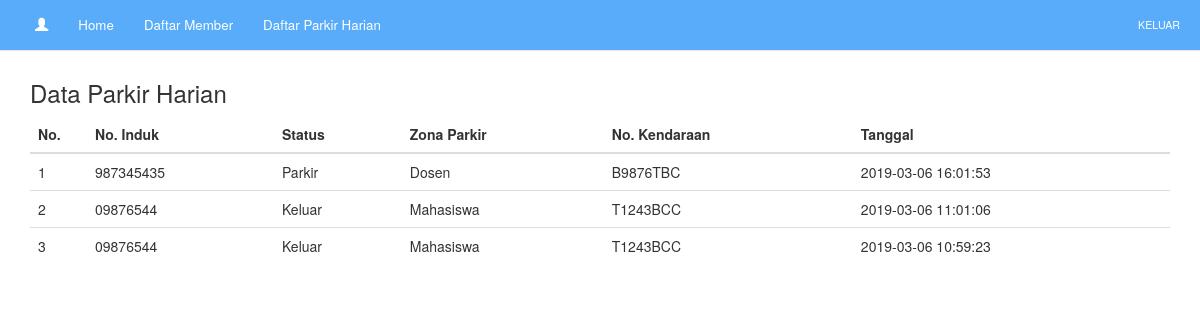
The page /index.php/main/daftarparkir on the database its author committed.
### tables this page shows
CREATE TABLE `app_inout` (
  `id` int(11) NOT NULL AUTO_INCREMENT,
  `no_induk` char(20) DEFAULT NULL,
  `status_inout` int(11) DEFAULT '1' COMMENT '1=in,2=out',
  `no_in` int(11) DEFAULT NULL,
  `created_date` datetime DEFAULT NULL,
  PRIMARY KEY (`id`)
);

CREATE TABLE `app_zona` (
  `id` int(11) NOT NULL AUTO_INCREMENT,
  `nama_zona` varchar(50) DEFAULT NULL,
  `kuota` int(11) DEFAULT '20',
  `sisa_kuota` int(11) DEFAULT NULL,
  PRIMARY KEY (`id`)
);

CREATE TABLE `app_member` (
  `id` int(11) NOT NULL AUTO_INCREMENT,
  `no_induk` char(20) DEFAULT NULL,
  `fullname` varchar(255) DEFAULT NULL,
  `email` varchar(50) DEFAULT NULL,
  `id_fakultas` int(11) DEFAULT NULL,
  `id_jurusan` int(11) DEFAULT NULL,
  `id_zona` int(11) DEFAULT NULL,
  `no_kendaraan` char(20) DEFAULT NULL,
  `status` int(11) DEFAULT '1' COMMENT '0=not aktif,1=aktif',
  `role` int(11) DEFAULT NULL COMMENT '1=mhs;2=karyawan',
  PRIMARY KEY (`id`),
  KEY `fakultas` (`id_fakultas`),
  KEY `jurusan` (`id_jurusan`),
  KEY `role` (`role`),
  KEY `zona` (`id_zona`),
  CONSTRAINT `fakultas` FOREIGN KEY (`id_fakultas`) REFERENCES `app_fakultas` (`id`),
  CONSTRAINT `jurusan` FOREIGN KEY (`id_jurusan`) REFERENCES `app_jurusan` (`id`),
  CONSTRAINT `role` FOREIGN KEY (`role`) REFERENCES `app_role` (`id`),
  CONSTRAINT `zona` FOREIGN KEY (`id_zona`) REFERENCES `app_zona` (`id`)
);

### application/controllers/Main.php (called while the page is built, shortened)
<?php
	class Main extends CI_Controller{
		function __construct(){
			$this->load->model('m_main','main');
		}
		public function daftarparkir(){
			$data['result'] = $this->main->get_data('daftarparkir');
			$data['content'] = "content/daftar_parkir";
			$this->load->view("layouts/main",$data);
		}
	}
?>

### index.php (called while the page is built, shortened)
<?php
require_once BASEPATH.'core/CodeIgniter.php';

### application/models/M_main.php (called while the page is built, shortened)
<?php
class M_main extends CI_Model{
	function get_data($act="",$id=""){
		if($act == 'daftarmember'){
			if($id != ""){
				$conditions = "WHERE mbr.id=".$id;
			}else{
				$conditions = "";
			}
			$sql = "SELECT mbr.id,mbr.no_induk,mbr.fullname,mbr.no_kendaraan, fkl.nama_fakultas,jrn.nama_jurusan,zona.nama_zona AS zona, CASE WHEN mbr.status=1 THEN 'AKTIF' ELSE 'TIDAK AKTIF' END AS status -- ,  AS role
					FROM app_member mbr
					LEFT JOIN app_fakultas fkl ON fkl.id = mbr.id_fakultas
					LEFT JOIN app_jurusan jrn ON jrn.id = mbr.id_jurusan
					LEFT JOIN app_zona zona ON zona.id = mbr.id_zona ".$conditions;
			$result = $this->db->query($sql)->result_array();
			return $result;
		}else if($act == 'member'){
			$sql = "SELECT * FROM app_member WHERE id=".$id;
			$result = $this->db->query($sql)->row();
			return $result;
		}else if($act == 'fakultas'){
			$sql = "SELECT * FROM app_fakultas";
			$result = $this->db->query($sql)->result_array();
			return $result;
		}else if($act == 'jurusan'){
			$sql = "SELECT * FROM app_jurusan";
			$result = $this->db->query($sql)->result_array();
			return $result;
		}else if($act == 'zona'){
			$sql = "SELECT * FROM app_zona";
			$result = $this->db->query($sql)->result_array();
			return $result;
		}else if($act == 'jabatan'){
			$sql = "SELECT * FROM app_jabatan";
			$result = $this->db->query($sql)->result_array();
			return $result;
		}else if($act == 'inout'){
			$sql = "SELECT * FROM app_inout WHERE no_induk='$id' ORDER BY id DESC";
			$result = $this->db->query($sql)->result_array();
			return $result;
		}else if($act == 'daftarparkir'){
			$sql = "SELECT ant.*, zona.nama_zona,mbr.no_kendaraan
					FROM app_inout ant
					LEFT JOIN app_member mbr ON mbr.no_induk = ant.no_induk
					LEFT JOIN app_zona zona ON zona.id = mbr.id_zona
					WHERE DATE(created_date) = CURDATE()
					ORDER BY id DESC";
			$result = $this->db->query($sql)->result_array();
			return $result;
		}
	}
}

### application/views/content/daftar_parkir.php (the view)
<div align="left">
	<h3>Data Parkir Harian</h3>
</div>
<div class="row">
	<div class="col-sm-12">
		<table class="table table-hover">
			<thead>
				<tr>
					<th style="width:5%;">No.</th>
					<th>No. Induk</th>
					<th>Status</th>
					<th>Zona Parkir</th>
					<th>No. Kendaraan</th>
					<th>Tanggal</th>
				</tr>
			</thead>
			<tbody>
			<?php
				$no = 0;
				foreach($result as $value){
					$no++;
			?>
				<tr>
					<td><?php echo $no; ?></td>
					<td><?php echo $value['no_induk']; ?></td>
					<td><?php echo ($value['status_inout'] == 1 ? 'Parkir' : 'Keluar'); ?></td>
					<td><?php echo $value['nama_zona']; ?></td>
					<td><?php echo $value['no_kendaraan']; ?></td>
					<td><?php echo $value['created_date']; ?></td>
				</tr>
			 <?php } ?>
			</tbody>
		</table>
	</div>
</div>

### rows shown on the page
app_inout: no_induk "987345435", status_inout "Parkir", app_zona.nama_zona "Dosen", app_member.no_kendaraan "B9876TBC", created_date "2019-03-06 16:01:53"
app_inout: no_induk "09876544", status_inout "Keluar", app_zona.nama_zona "Mahasiswa", app_member.no_kendaraan "T1243BCC", created_date "2019-03-06 11:01:06"
app_inout: no_induk "09876544", status_inout "Keluar", app_zona.nama_zona "Mahasiswa", app_member.no_kendaraan "T1243BCC", created_date "2019-03-06 10:59:23"
